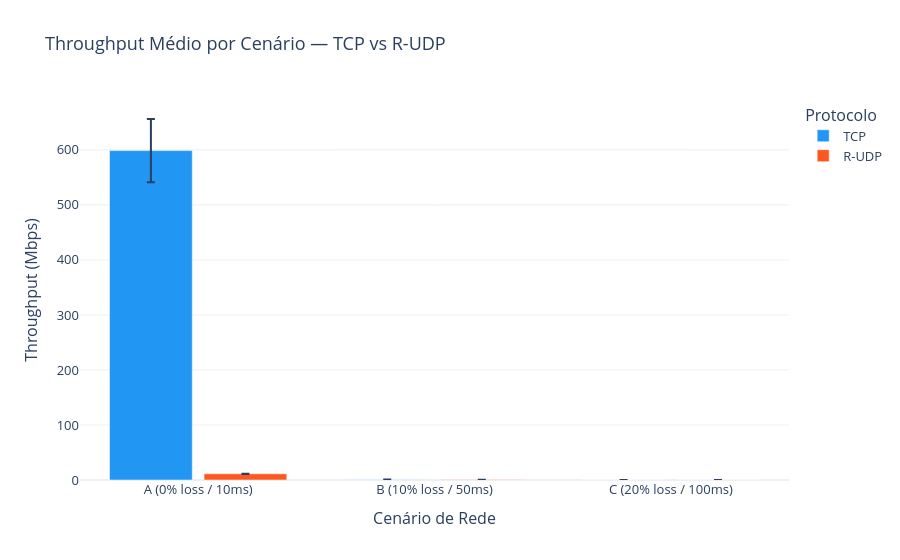

The notebook cell saved with this chart:
### Markdown cell above
## 3. Gráfico 1 — Throughput médio ± desvio padrão

### Code cell
stats = app_df.groupby(['scenario', 'protocol'])['throughput_mbps'].agg(['mean', 'std']).reset_index()
stats.columns = ['scenario', 'protocol', 'mean', 'std']
stats['scenario_label'] = stats['scenario'].map(SCENARIO_LABELS)

fig = go.Figure()
for proto, color in COLORS.items():
    sub = stats[stats['protocol'] == proto]
    fig.add_trace(go.Bar(
        name=proto,
        x=sub['scenario_label'],
        y=sub['mean'],
        error_y=dict(type='data', array=sub['std'].fillna(0).tolist(), visible=True),
        marker_color=color,
        width=0.35,
    ))
fig.update_layout(
    title='Throughput Médio por Cenário — TCP vs R-UDP',
    xaxis_title='Cenário de Rede',
    yaxis_title='Throughput (Mbps)',
    barmode='group',
    template='plotly_white',
    legend_title='Protocolo',
    font=dict(size=13),
)
fig.write_html(os.path.join(PLOTS_DIR, 'throughput.html'))
fig.show()
show_png('throughput.png')

### Figure 1 — Plotly figure (JSON) as saved in the notebook; plotly's stock layout.template omitted (floating-point values rounded to 4 significant figures)
{"data": [{"error_y": {"array": [57.42, 0.01178, 0.004738], "type": "data", "visible": true}, "marker": {"color": "#2196F3"}, "name": "TCP", "type": "bar", "width": 0.35, "x": ["A (0% loss / 10ms)", "B (10% loss / 50ms)", "C (20% loss / 100ms)"], "y": [598.7, 0.6756, 0.1737]}, {"error_y": {"array": [0.1865, 0.009238, 0.003428], "type": "data", "visible": true}, "marker": {"color": "#FF5722"}, "name": "R-UDP", "type": "bar", "width": 0.35, "x": ["A (0% loss / 10ms)", "B (10% loss / 50ms)", "C (20% loss / 100ms)"], "y": [11.31, 0.3025, 0.1834]}], "layout": {"barmode": "group", "font": {"size": 13}, "legend": {"title": {"text": "Protocolo"}}, "title": {"text": "Throughput Médio por Cenário — TCP vs R-UDP"}, "xaxis": {"title": {"text": "Cenário de Rede"}}, "yaxis": {"title": {"text": "Throughput (Mbps)"}}}}
